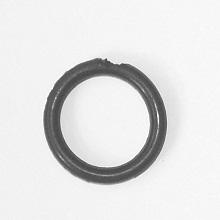
#> input picture Orings/Oring1.jpg, 220 x 220 px; its folder holds only this picture in this run
$ python OringEvaluation.py
#> lines starting #> are read from the running program, lines starting #| are printed output that depends on the picture; after the words box and inside, x2 and y2 are one past the last pixel; in counts of white or black regions, pixels touching at a corner belong together
import cv2 as cv
import numpy as np
import time

from collections import deque # For BFS in connected components

# Histogram Manual
def histogram(img):
    hist = np.zeros(256, dtype=int)
    for x in range(0, img.shape[0]):
        for y in range(0, img.shape[1]):
            hist[img[x,y]] += 1
    return hist

# Otsu Threshold Method
def otsu_threshold(hist, total_pixels):

    sum_total = 0
    for t in range(256):
        sum_total += t * hist[t]

    sum_background = 0
    weight_background = 0
    max_variance = 0
    best_threshold = 0

    for t in range(256):

        weight_background += hist[t]
        if weight_background == 0:
            continue

        weight_foreground = total_pixels - weight_background
        if weight_foreground == 0:
            break

        sum_background += t * hist[t]

        mean_background = sum_background / weight_background
        mean_foreground = (sum_total - sum_background) / weight_foreground

        between_variance = weight_background * weight_foreground * (mean_background - mean_foreground) ** 2

        if between_variance > max_variance:
            max_variance = between_variance
            best_threshold = t

    return best_threshold


# Thresholding
def threshold(img, thresh):

    binary = np.zeros_like(img)

    for x in range(img.shape[0]):
        for y in range(img.shape[1]):
            if img[x,y] > thresh:
                binary[x,y] = 255
            else:
                binary[x,y] = 0
    return binary

# Binary Morphology
def dilation(img):

    output = np.zeros_like(img)

    for x in range(1, img.shape[0] - 1):
        for y in range(1, img.shape[1] - 1):
            if np.max(img[x-1:x+2, y-1:y+2]) == 255:
                output[x,y] = 255
    return output

def erosion(img):

    output = np.zeros_like(img)

    for x in range(1, img.shape[0] - 1):
        for y in range(1, img.shape[1] - 1):
            if np.min(img[x-1:x+2, y-1:y+2]) == 255:
                output[x,y] = 255
    return output

def closing(img):
    dilated = dilation(img)
    closed = erosion(dilated)
    return closed

# Connected Components using BFS
def connected_components(binary):

    labels = np.zeros(binary.shape, dtype=int)
    current_label = 1

    rows, cols = binary.shape

    for x in range(rows):
        for y in range(cols):

            # If pixel is foreground and not labbelled
            if binary[x, y] == 255 and labels[x, y] == 0:

                # Start BFS
                queue = deque()
                queue.append((x, y))
                labels[x, y] = current_label

                while queue:
                    cx, cy = queue.popleft()

                    # 4-connected neighbors
                    neighbors = [(cx-1, cy), (cx+1, cy), (cx, cy-1), (cx, cy+1)]

                    for nx, ny in neighbors:
                        if 0 <= nx < rows and 0 <= ny < cols:
                            if binary[nx, ny] == 255 and labels[nx, ny] == 0:
                                labels[nx, ny] = current_label
                                queue.append((nx, ny))

                current_label += 1
    return labels

# Extract largest component
def extract_largest_component(labels):

    unique, counts = np.unique(labels, return_counts=True)

    # Remove background label (0)
    counts = counts[unique != 0]
    unique = unique[unique != 0]

    if len(counts) == 0:
        return None

    largest_label = unique[np.argmax(counts)]

    mask = np.zeros(labels.shape, dtype=np.uint8)
    mask[labels == largest_label] = 255

    return mask


# Classify O-ring based on extracted region area
def classify_ring(ring):

    if ring is None:
        return "FAIL", 0

    area = np.sum(ring == 255)

    if 22000 <= area <= 34000:
        result = "PASS"
    else:
        result = "FAIL"

    return result, area


# Main
for i in range(1,16):
    #read in an image into memory
    img = cv.imread('Orings/Oring' + str(i) + '.jpg', 0)
#> img is the input picture: shape (220, 220); min 55, max 255, mean 225.2
    start = time.time()

    # Otsu Thresholding
    hist = histogram(img)
#> hist = 256 values, max 6333 at index 243, min 0 at index 0, mean 189.1
    thresh = otsu_threshold(hist, img.size)
#> the loop in otsu_threshold, `for t in range(256):` made 256 passes
#> sum_total on passes 1 to 3: 0, 0, 0
#> after the loop in otsu_threshold, `for t in range(256):`: sum_total = 10901821
#> the loop in otsu_threshold, `for t in range(256): ` made 256 passes
#> (weight_background, weight_foreground, sum_background, mean_background, mean_foreground, max_variance) on passes 56, 58, 62, 63, 65, 66, 67, 68, 69, 70, 71, 72: (1, 48399, 55, 55, 225.2, 1.4e+09), (2, 48398, 112, 56, 225.3, 2.77e+09), (3, 48397, 173, 57.67, 225.3, 4.08e+09), (4, 48396, 235, 58.75, 225.3, 5.37e+09), (5, 48395, 299, 59.8, 225.3, 6.62e+09), (8, 48392, 494, 61.75, 225.3, 1.04e+10), (10, 48390, 626, 62.6, 225.3, 1.28e+10), (17, 48383, 1095, 64.41, 225.3, 2.13e+10), (29, 48371, 1911, 65.9, 225.3, 3.57e+10), (36, 48364, 2394, 66.5, 225.4, 4.39e+10), (61, 48339, 4144, 67.93, 225.4, 7.32e+10), (89, 48311, 6132, 68.9, 225.5, 1.05e+11)
#> after the loop in otsu_threshold, `for t in range(256):`: best_threshold = 169; max_variance = 5.19e+12; sum_background = 10883716; weight_background = 48400
#> thresh = 169

    bw = threshold(img, thresh)
#> after the loop in threshold, `for x in range(img.shape[0]):`:
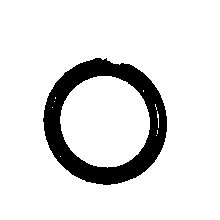
#> binary: shape (220, 220); 88.3% white; 1 black region, box (x1, y1, x2, y2) and area: (43, 58, 167, 185) 5686

    # Closing
    bw = closing(bw)
#> after the loop in dilation, `for x in range(1, img.shape[0] - 1):`:
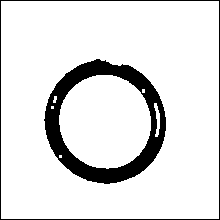
#> output: shape (220, 220); 88.5% white; 2 black regions, box (x1, y1, x2, y2) and area: (44, 59, 166, 184) 4689, (0, 0, 220, 220) 876
#> after the loop in erosion, `for x in range(1, img.shape[0] - 1):`:
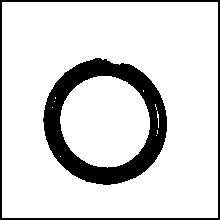
#> output: shape (220, 220); 84.7% white; 2 black regions, box (x1, y1, x2, y2) and area: (43, 58, 167, 185) 5685, (0, 0, 220, 220) 1744
    end = time.time()
    rgb = cv.cvtColor(bw, cv.COLOR_GRAY2BGR)

    # Connected Components and extract largest
    labels = connected_components(bw)
#> after the loop in connected_components, `for x in range(rows):`:
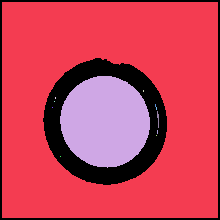
#> labels: shape (220, 220) int64; 13 distinct labels, from 0 to 12; one colour per label, 0 black
    ring = extract_largest_component(labels)
#> in extract_largest_component, `unique, counts = np.unique(labels, return_counts=True)`: unique = [0, 1, 2, 3, 4, 5, 6, 7, 8, 9, 10, 11, 12]; counts = [7429, 34501, 6431, 2, 2, 1, 3, 1, 3, 21, 4, 1, 1]
#> in extract_largest_component, `counts = counts[unique != 0]`: counts = [34501, 6431, 2, 2, 1, 3, 1, 3, 21, 4, 1, 1]
#> in extract_largest_component, `unique = unique[unique != 0]`: unique = [1, 2, 3, 4, 5, 6, 7, 8, 9, 10, 11, 12]
#> in extract_largest_component, `largest_label = unique[np.argmax(counts)]`: largest_label = 1
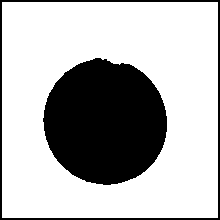
#> ring: shape (220, 220); 71.3% white; 2 black regions, box (x1, y1, x2, y2) and area: (43, 58, 167, 185) 12155, (0, 0, 220, 220) 1744
    result, area = classify_ring(ring)
#> in classify_ring, `area = np.sum(ring == 255)`: area = 34501
#> result = 'FAIL'; area = 34501

    # Display results
    if ring is not None:
        cv.imshow('Labels', ring)

    cv.putText(rgb, "Image: " + str(i), (20, 30), cv.FONT_HERSHEY_SIMPLEX, 0.5, (0, 0, 255), 1)
    cv.putText(rgb, "Time: " + str(round(end - start, 2)) + "s", (20, 55), cv.FONT_HERSHEY_SIMPLEX, 0.5, (255, 0, 0), 1)

    #Green if PASS, Red if FAIL
    color = (0, 255, 0) if result == "PASS" else (0, 0, 255)
#> color = (0, 0, 255)
    cv.putText(rgb, "Result: " + result, (20, 80), cv.FONT_HERSHEY_SIMPLEX, 0.5, color, 2)
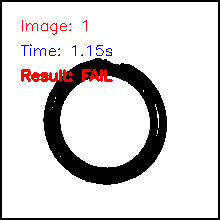
#> rgb: shape (220, 220, 3); mean B, G, R 213, 212.1, 216.1
#> (the run stopped early here; a loop or call above may not have finished)
